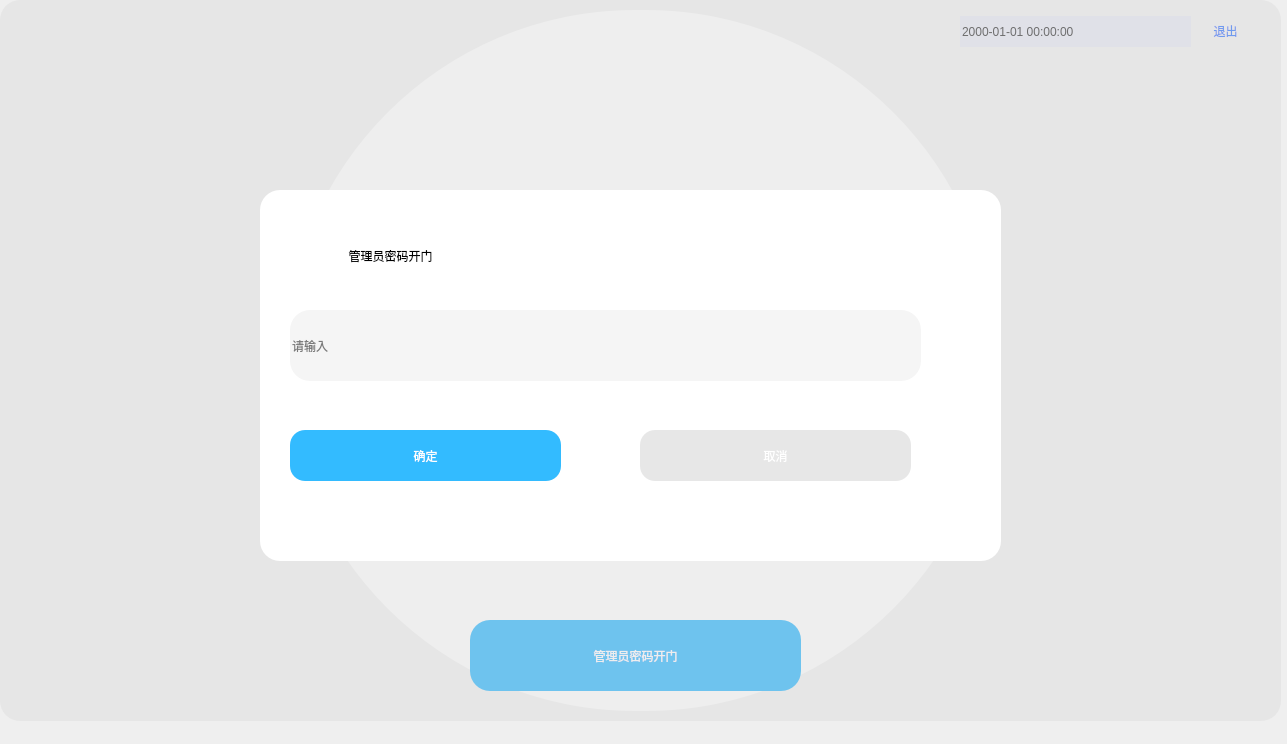
<?xml version="1.0" encoding="UTF-8"?>
<ui version="4.0">
 <class>window_opendoor</class>
 <widget class="QMainWindow" name="window_opendoor">
  <property name="geometry">
   <rect>
    <x>0</x>
    <y>0</y>
    <width>1287</width>
    <height>744</height>
   </rect>
  </property>
  <property name="windowTitle">
   <string>window_opendoor</string>
  </property>
  <widget class="QWidget" name="centralwidget">
   <property name="styleSheet">
    <string notr="true"/>
   </property>
   <widget class="QLabel" name="label_background">
    <property name="enabled">
     <bool>true</bool>
    </property>
    <property name="geometry">
     <rect>
      <x>0</x>
      <y>0</y>
      <width>1280</width>
      <height>720</height>
     </rect>
    </property>
    <property name="styleSheet">
     <string notr="true">QLabel {
background-image: url('resource/背景图.png');
border-radius: 15px;
}</string>
    </property>
    <property name="text">
     <string/>
    </property>
    <property name="scaledContents">
     <bool>false</bool>
    </property>
   </widget>
   <widget class="QLabel" name="label_logo">
    <property name="geometry">
     <rect>
      <x>0</x>
      <y>10</y>
      <width>191</width>
      <height>41</height>
     </rect>
    </property>
    <property name="styleSheet">
     <string notr="true">
border-radius:15px;</string>
    </property>
    <property name="text">
     <string/>
    </property>
    <property name="pixmap">
     <pixmap>resource/logo2.png</pixmap>
    </property>
    <property name="scaledContents">
     <bool>true</bool>
    </property>
   </widget>
   <widget class="QPushButton" name="BT_exit">
    <property name="geometry">
     <rect>
      <x>1200</x>
      <y>10</y>
      <width>51</width>
      <height>41</height>
     </rect>
    </property>
    <property name="styleSheet">
     <string notr="true">QPushButton{
border-radius:20px;
font: 16pt &quot;楷体&quot; blod;
color: rgb(0, 90, 255);
}

</string>
    </property>
    <property name="text">
     <string>退出</string>
    </property>
   </widget>
   <widget class="QLabel" name="label_camera">
    <property name="geometry">
     <rect>
      <x>285</x>
      <y>10</y>
      <width>711</width>
      <height>701</height>
     </rect>
    </property>
    <property name="styleSheet">
     <string notr="true">QLabel{border-radius:350px;
background-color: rgb(255, 255, 255);
}</string>
    </property>
    <property name="text">
     <string/>
    </property>
    <property name="scaledContents">
     <bool>false</bool>
    </property>
   </widget>
   <widget class="QDateTimeEdit" name="dateTimeEdit">
    <property name="geometry">
     <rect>
      <x>960</x>
      <y>16</y>
      <width>231</width>
      <height>31</height>
     </rect>
    </property>
    <property name="styleSheet">
     <string notr="true">border-radius:20px;
font: 16pt &quot;幼圆&quot; blod;
background-color: rgb(227, 229, 244);
</string>
    </property>
    <property name="wrapping">
     <bool>false</bool>
    </property>
    <property name="frame">
     <bool>false</bool>
    </property>
    <property name="readOnly">
     <bool>true</bool>
    </property>
    <property name="buttonSymbols">
     <enum>QAbstractSpinBox::NoButtons</enum>
    </property>
    <property name="keyboardTracking">
     <bool>false</bool>
    </property>
    <property name="displayFormat">
     <string>yyyy-MM-dd HH:mm:ss</string>
    </property>
   </widget>
   <widget class="QLabel" name="label">
    <property name="geometry">
     <rect>
      <x>360</x>
      <y>0</y>
      <width>541</width>
      <height>91</height>
     </rect>
    </property>
    <property name="styleSheet">
     <string notr="true">font: 18pt &quot;微软雅黑&quot;;

color: rgb(255, 255, 255);</string>
    </property>
    <property name="text">
     <string>请 将 头 部 置 于 识 别 区 域 内</string>
    </property>
    <property name="alignment">
     <set>Qt::AlignCenter</set>
    </property>
   </widget>
   <widget class="QPushButton" name="BT_opendoor">
    <property name="geometry">
     <rect>
      <x>470</x>
      <y>620</y>
      <width>331</width>
      <height>71</height>
     </rect>
    </property>
    <property name="styleSheet">
     <string notr="true">QPushButton{
font: 18pt &quot;微软雅黑&quot;;
border-radius: 20px;
color: rgb(255, 255, 255);
background-color: rgb(0, 170, 255);
}

QPushButton:hover{background:rgb(0, 150, 255);}</string>
    </property>
    <property name="text">
     <string>管理员密码开门</string>
    </property>
   </widget>
   <widget class="QGroupBox" name="groupBox">
    <property name="geometry">
     <rect>
      <x>0</x>
      <y>0</y>
      <width>1281</width>
      <height>721</height>
     </rect>
    </property>
    <property name="styleSheet">
     <string notr="true">QGroupBox{
background-color: rgba(220, 220, 220,0.5);

border-radius:20px;
}</string>
    </property>
    <property name="title">
     <string/>
    </property>
    <widget class="QGroupBox" name="groupBox_2">
     <property name="geometry">
      <rect>
       <x>260</x>
       <y>190</y>
       <width>741</width>
       <height>371</height>
      </rect>
     </property>
     <property name="styleSheet">
      <string notr="true">background-color: rgb(255, 255, 255);</string>
     </property>
     <property name="title">
      <string/>
     </property>
     <widget class="QLabel" name="label_2">
      <property name="geometry">
       <rect>
        <x>20</x>
        <y>40</y>
        <width>221</width>
        <height>51</height>
       </rect>
      </property>
      <property name="styleSheet">
       <string notr="true">font: 18pt &quot;微软雅黑&quot;;

color: rgb(0, 0, 0);</string>
      </property>
      <property name="text">
       <string>管理员密码开门</string>
      </property>
      <property name="alignment">
       <set>Qt::AlignCenter</set>
      </property>
     </widget>
     <widget class="QLineEdit" name="lineEdit">
      <property name="geometry">
       <rect>
        <x>30</x>
        <y>120</y>
        <width>631</width>
        <height>71</height>
       </rect>
      </property>
      <property name="styleSheet">
       <string notr="true">font: 14pt &quot;微软雅黑&quot;;
background-color: rgba(235, 235, 235,0.5);
border-radius:20px;
color: rgb(0, 0, 0);</string>
      </property>
      <property name="echoMode">
       <enum>QLineEdit::Password</enum>
      </property>
      <property name="placeholderText">
       <string>请输入</string>
      </property>
     </widget>
     <widget class="QPushButton" name="BT_confirm">
      <property name="geometry">
       <rect>
        <x>30</x>
        <y>240</y>
        <width>271</width>
        <height>51</height>
       </rect>
      </property>
      <property name="styleSheet">
       <string notr="true">QPushButton{
font: 16pt &quot;微软雅黑&quot;;
border-radius: 15px;
color: rgb(255, 255, 255);
background-color: rgba(0, 170, 255,0.8);
}

QPushButton:hover{background:rgb(0, 170, 255);}</string>
      </property>
      <property name="text">
       <string>确定</string>
      </property>
     </widget>
     <widget class="QPushButton" name="BT_cancel">
      <property name="geometry">
       <rect>
        <x>380</x>
        <y>240</y>
        <width>271</width>
        <height>51</height>
       </rect>
      </property>
      <property name="styleSheet">
       <string notr="true">QPushButton{
font: 16pt &quot;微软雅黑&quot;;
border-radius: 15px;
color: rgb(255, 255, 255);
background-color: rgba(220, 220, 220,0.7);
}

QPushButton:hover{background:rgba(220, 220, 220,1);}</string>
      </property>
      <property name="text">
       <string>取消</string>
      </property>
     </widget>
     <widget class="QPushButton" name="BT_viewPasswd">
      <property name="geometry">
       <rect>
        <x>600</x>
        <y>130</y>
        <width>51</width>
        <height>51</height>
       </rect>
      </property>
      <property name="styleSheet">
       <string notr="true">border-radius:25px;
background-color: rgba(235, 235, 235,0);

</string>
      </property>
      <property name="text">
       <string/>
      </property>
      <property name="icon">
       <iconset>
        <normaloff>resource/enview.png</normaloff>resource/enview.png</iconset>
      </property>
      <property name="iconSize">
       <size>
        <width>40</width>
        <height>40</height>
       </size>
      </property>
     </widget>
     <widget class="QPushButton" name="BT_hidePasswd">
      <property name="geometry">
       <rect>
        <x>600</x>
        <y>130</y>
        <width>51</width>
        <height>51</height>
       </rect>
      </property>
      <property name="styleSheet">
       <string notr="true">border-radius:25px;
background-color: rgba(235, 235, 235,0);

</string>
      </property>
      <property name="text">
       <string/>
      </property>
      <property name="icon">
       <iconset>
        <normaloff>resource/disview.png</normaloff>resource/disview.png</iconset>
      </property>
      <property name="iconSize">
       <size>
        <width>40</width>
        <height>40</height>
       </size>
      </property>
     </widget>
    </widget>
   </widget>
   <zorder>label_camera</zorder>
   <zorder>label_background</zorder>
   <zorder>label_logo</zorder>
   <zorder>BT_exit</zorder>
   <zorder>dateTimeEdit</zorder>
   <zorder>label</zorder>
   <zorder>BT_opendoor</zorder>
   <zorder>groupBox</zorder>
  </widget>
 </widget>
 <resources/>
 <connections/>
</ui>
